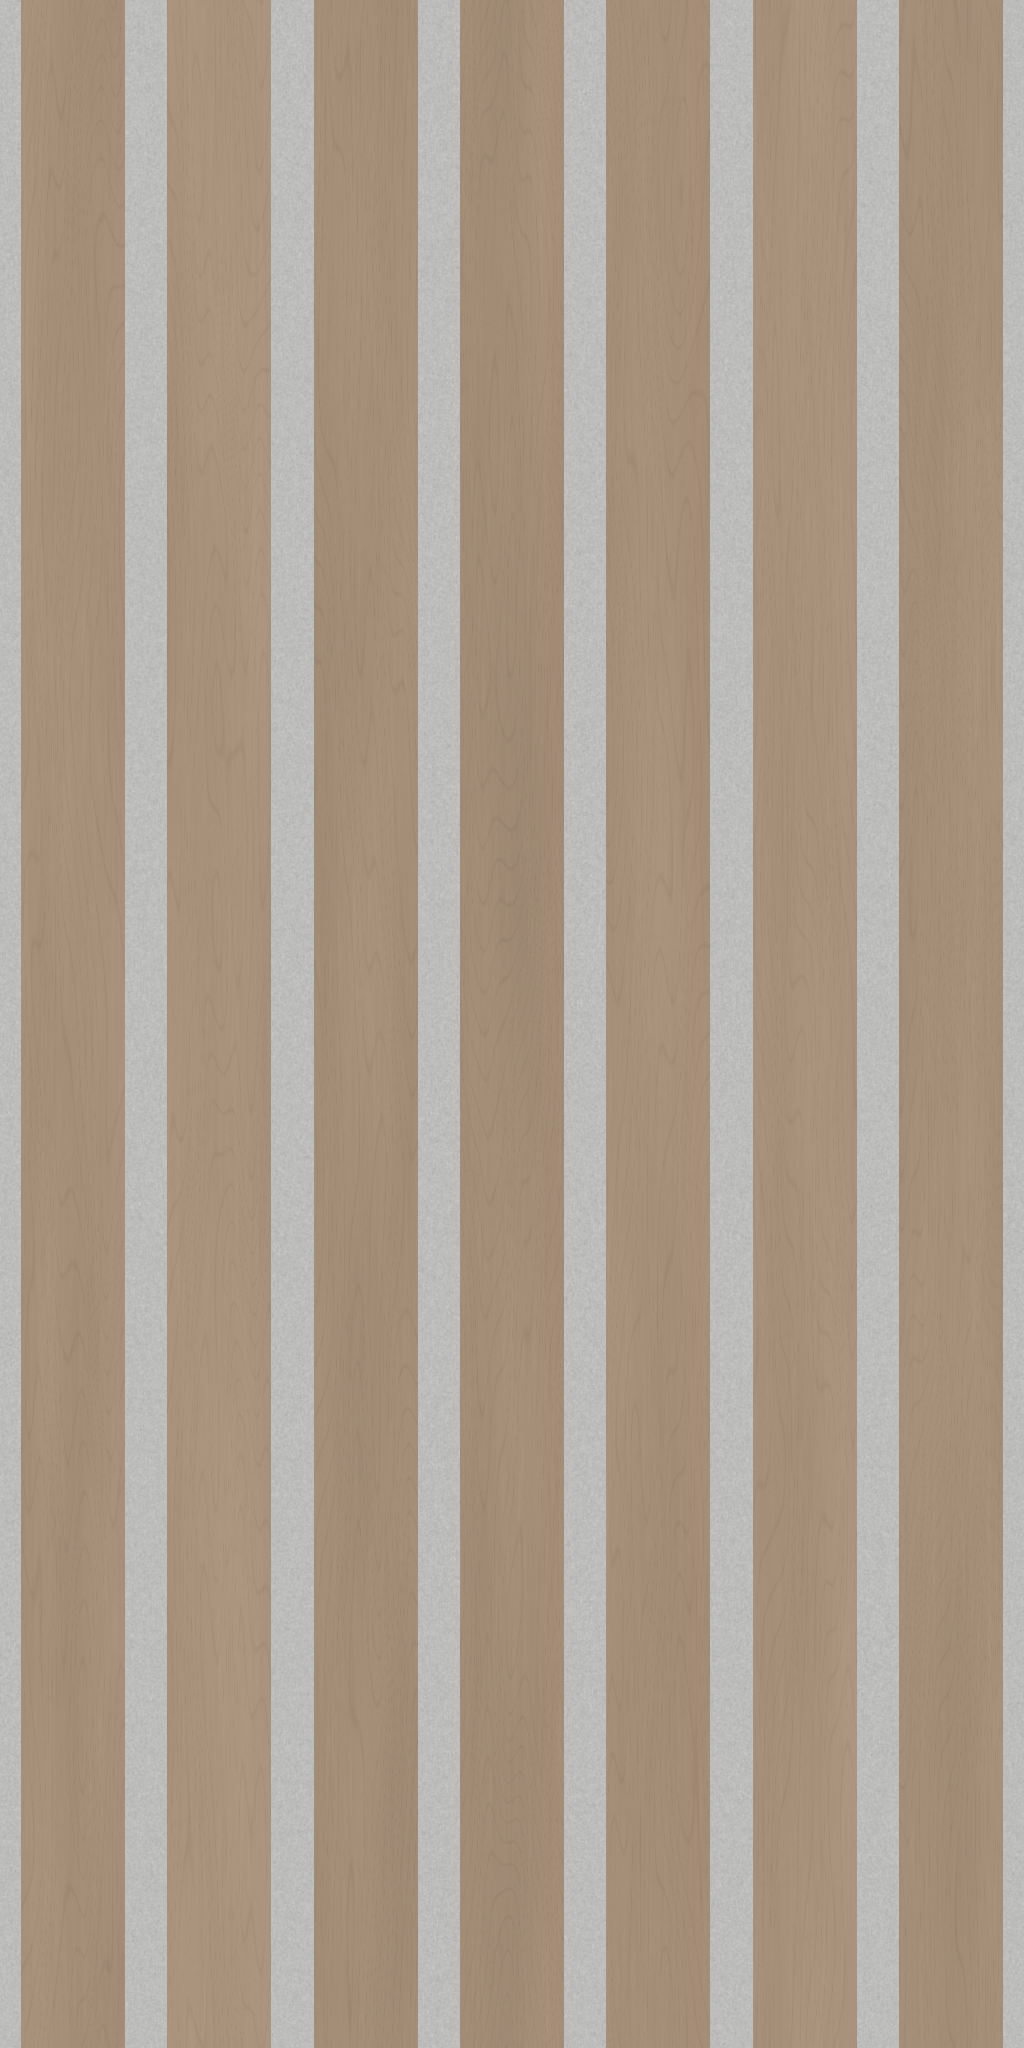

Write the Python code that produced this figure.
from pathlib import Path
import json
import numpy as np
from PIL import Image, ImageDraw
from scipy.ndimage import gaussian_filter

OUT = Path(__file__).resolve().parent
W, H = 1024, 2048
SLATS = 7
FACE, GAP = 1.20, 0.49
PITCH = FACE + GAP
WIDTH = SLATS * PITCH
HEIGHT = WIDTH * H / W
rng = np.random.default_rng(4127)


def noise(shape, sy, sx):
    a = gaussian_filter(rng.standard_normal(shape), (sy, sx), mode='wrap')
    return (a - a.mean()) / max(a.std(), 1e-8)


def sample(poly):
    source = Image.open(OUT / 'main.jpg').convert('RGB')
    mask = Image.new('L', source.size)
    ImageDraw.Draw(mask).polygon(poly, fill=255)
    return np.median(np.asarray(source)[np.asarray(mask) > 0], axis=0)


oak = sample([(650, 683), (709, 724), (1450, 499), (1390, 458)])
felt = sample([(650, 635), (660, 652), (1460, 408), (1450, 391)])
y = (np.arange(H) + .5)[:, None] / H
x_in = (np.arange(W) + .5) / W * WIDTH
phase = np.mod(x_in, PITCH)
# The tile boundary is the V apex, matching the factory half-groove joint.
distance = np.maximum(GAP / 2 - phase, phase - (GAP / 2 + FACE))
wood = distance <= 0
height_profile = np.where(wood, 0.0, -np.minimum(distance, GAP / 2))
height_profile = gaussian_filter(height_profile, .55, mode='wrap')
color = np.zeros((H, W, 3), dtype=np.float64)
relief = np.zeros((H, W), dtype=np.float64)
for i in range(SLATS):
    cols = np.flatnonzero((x_in >= i * PITCH) & (x_in < (i + 1) * PITCH))
    n = len(cols)
    u = ((x_in[cols] - i * PITCH - GAP / 2) / FACE)[None, :]
    broad = noise((H, n), 160, 13)
    fine = noise((H, n), 22, .7)
    warp = noise((H, n), 115, 8) * .13
    wander = .045 * np.sin(2 * np.pi * y + rng.uniform(0, 6.28))
    rings = (u + warp + wander) * rng.uniform(21, 29)
    # Periodic ring contours form subtle oak crowns without an end-grain motif.
    center = rng.uniform(-.5, 1.5)
    crown = np.sqrt(((u - center) * 1.6) ** 2 + (.65 + .48 * np.cos(2 * np.pi * y + rng.uniform(0, 6.28))) ** 2)
    ringphase = rings * .40 + crown * 17
    pores = np.maximum(0, np.cos(2 * np.pi * ringphase)) ** 16
    hair = np.maximum(0, np.sin(2 * np.pi * (rings * 2.5 + fine * .12))) ** 24
    grain = broad * 1.7 + fine * .9 - (pores - pores.mean()) * 6 - (hair - hair.mean()) * 3
    tone = rng.normal(0, 1.7)
    color[:, cols] = oak + (grain + tone)[..., None] * np.array([1, .96, .87])
    relief[:, cols] = broad * .00009 + fine * .00007 - pores * .00028

felt_noise = noise((H, W), .65, .65)
fiber = noise((H, W), 1.8, .4)
felt_color = felt + (felt_noise * 3.0 + fiber * 1.2)[..., None]
color[:, ~wood] = felt_color[:, ~wood]
relief[:, ~wood] = felt_noise[:, ~wood] * .00020
height = height_profile[None, :] + relief

dx = (np.roll(height, -1, axis=1) - np.roll(height, 1, axis=1)) / (2 * WIDTH / W)
dy = (np.roll(height, -1, axis=0) - np.roll(height, 1, axis=0)) / (2 * HEIGHT / H)
# Image rows run downward; tangent-space green points upward (OpenGL).
normals = np.stack([-dx, dy, np.ones_like(dx)], axis=-1)
normals /= np.linalg.norm(normals, axis=-1, keepdims=True)
albedo = np.clip(np.rint(color), 0, 255).astype('uint8')
encoded = np.clip(np.rint((normals * .5 + .5) * 255), 0, 255).astype('uint8')
Image.fromarray(albedo).save(OUT / 'texture.png')
Image.fromarray(encoded).save(OUT / 'normal.png')
note = ('Spec-sheet dimensions override photo estimates: seven 1.20 in oak faces with 0.49 in, 90-degree V-grooves (6.2 mm deep, 2.8 mm felt remaining), 0.35 in total depth, and no rigid core; seven 1.69 in pitches give an 11.83 in tile, a 0.03 in discrepancy with the listed 11.80 in panel width. Muted white-oak and neutral grey-felt colors are sampled from main.jpg; grain is procedural and both axes wrap seamlessly.')
(OUT / 'texture.json').write_text(json.dumps(dict(repeatWidthIn=WIDTH, repeatHeightIn=HEIGHT, depthIn=.35, note=note), indent=2) + '\n')

light = np.array([-.55, .65, .75]); light /= np.linalg.norm(light)
shade = .33 + .67 * np.maximum(0, normals @ light)
linear = (albedo / 255) ** 2.2
lit = np.clip((linear * shade[..., None]) ** (1 / 2.2) * 255, 0, 255).astype('uint8')
size = (384, 768)
color_small = Image.fromarray(albedo).resize(size, Image.Resampling.LANCZOS)
shade_small = Image.fromarray(lit).resize(size, Image.Resampling.LANCZOS)
preview = Image.new('RGB', (2304, 2338), '#eeeeee')
draw = ImageDraw.Draw(preview)
draw.text((12, 10), 'ALBEDO / 3 x 3 tiles', fill='#222222')
draw.text((1164, 10), 'NORMAL-MAP LIGHTING / upper-left light / 3 x 3 tiles', fill='#222222')
for iy in range(3):
    for ix in range(3):
        preview.paste(color_small, (ix * 384, 34 + iy * 768))
        preview.paste(shade_small, (1152 + ix * 384, 34 + iy * 768))
preview.save(OUT / 'preview.png')
for name, data in [('albedo', albedo), ('normal', encoded)]:
    a = data.astype(float)
    print(name, 'boundary mean differences x/y:', np.abs(a[:, 0] - a[:, -1]).mean().round(3), np.abs(a[0] - a[-1]).mean().round(3))
print(f'{W} x {H}; {WIDTH:.2f} x {HEIGHT:.2f} in; oak {oak}; felt {felt}')
